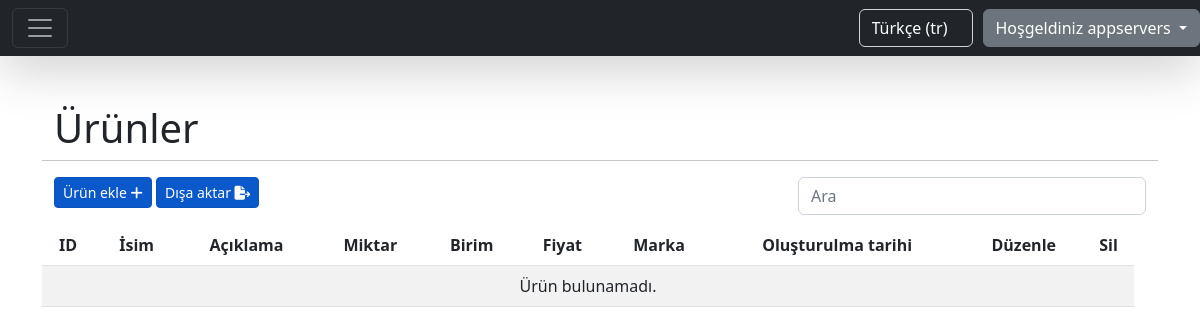
Page /tr/products/ (signed in) on the earlier database version.
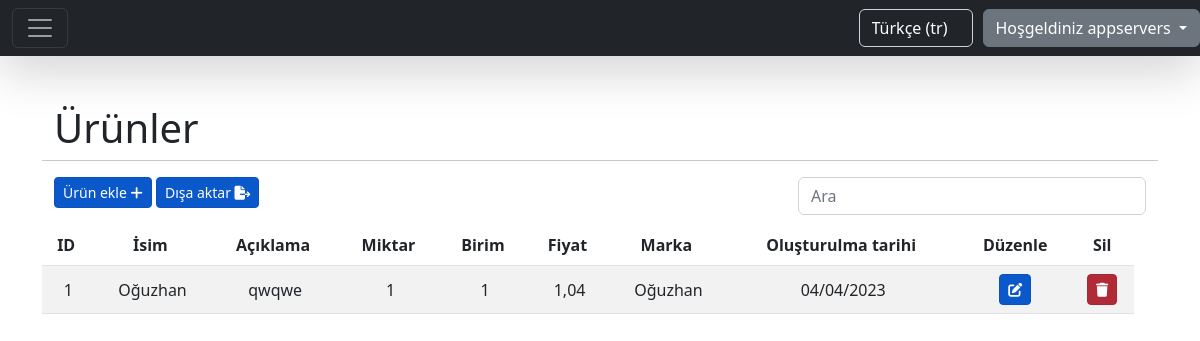
Same page on the later database version.
### brand/models.py (models this page shows)
class Brand(models.Model):
    name = models.CharField(max_length=30)
    category = models.ForeignKey(Category, on_delete=models.CASCADE, related_name='categories')
    supplier = models.ForeignKey(Supplier, on_delete=models.CASCADE, related_name='suppliers')
    company = models.ForeignKey(CompanyUser, on_delete=models.CASCADE, related_name='brands')
    created = models.DateField(auto_now_add=True)
    def __str__(self):
        return self.name

### product/models.py (models this page shows, shortened)
class Product(models.Model):
    name = models.CharField(max_length=30)
    description = models.CharField(max_length=100)
    amount = models.IntegerField()
    unit = models.CharField(max_length=20)
    price = models.DecimalField(max_digits=10, decimal_places=2)
    brand = models.ForeignKey(Brand, on_delete=models.CASCADE, related_name='brands')
    company = models.ForeignKey(CompanyUser, on_delete=models.CASCADE, related_name='products')
    created = models.DateField(auto_now_add=True)

### product/views.py (the view, shortened to what this page needs)
# urls.py: path('products/', views.ProductListView.as_view(), name='products.list'),
class ProductListView(LoginRequiredMixin, ListView):
    model = Product
    template_name = 'table_template.html'
    context_object_name = 'table_data'
    extra_context = {
        'header_data': [
            {'id': 'id', 'header': 'ID'},
            {'id': 'name', 'header': _('label:name')},
            {'id': 'description', 'header': _('label:description')},
            {'id': 'amount', 'header': _('label:amount')},
            {'id': 'unit', 'header': _('label:unit')},
            {'id': 'price', 'header': _('label:price')},
            {'id': 'brand', 'header': _('label:brand_name')},
            {'id': 'created', 'header': _('label:created_date')},
        ],
        'title': _('label:products'),
        'create_path': 'create/',
        'update_path': 'update/',
        'delete_action': 'product',
        'not_found_text': _('message:no_products_found'),
        'add_new_text': _('label:add_new_product'),
    }
    login_url = settings.LOGIN_URL
    def get_queryset(self):
        query, order_by, value = queryParser.queryParser(self, 'name')
        return self.request.user.products.all().order_by(order_by)
    def get_context_data(self, **kwargs):
        context = super(ProductListView, self).get_context_data(**kwargs)
        new_context = dict()
        for item in context['table_data']:
            new_context[item.id] = {
                'id': item.id,
                'name': item.name,
                'description': item.description,
                'amount': item.amount,
                'unit': item.unit,
                'price': item.price,
                'brand': item.brand,
                'created': date_format(item.created, 'd/m/Y', use_l10n=True)
            }
        context['table_data'] = new_context
        return context

### utils/queryParser.py (called while the page is built)
def queryParser(self, default):
    query = self.request.GET.get('query')
    order_by = self.request.GET.get('order_by')
    value = self.request.GET.get('value')
    if order_by is None or order_by == '':
        order_by = default
    if value is None or value == '':
        value = 'asc'
    if value == 'desc':
        order_by = '-' + order_by
    return query, order_by, value

### static/templates/table_template.html (shortened to what this page needs)
{% extends "base.html" %}
{% load static %}
{% load i18n %}
{% block content %}
    <div class="container">
        <div class="row">
            <div class="col-12" style="text-align: left">
                <h1>{{ title }}</h1>
            </div>
            <hr/>
        </div>
        <div class="row">
            <div class="col-8" style="text-align: left">
                <a href="{{ request.path }}{{ create_path }}" class="btn btn-primary btn-sm active" role="button"
                   aria-pressed="true">{{ add_new_text }}
                    <i class="fas fa-plus"></i>
                </a>
                <a onclick="exportTable()" class="btn btn-primary btn-sm active"
                   role="button"
                   aria-pressed="true">{% trans 'label:export_button' %}
                    <i class="fas fa-file-export"></i>
                </a>
            </div>
            <div class="col-4" style="text-align: right">
                <form method="get">
                    <input type="search" class="form-control rounded" placeholder="{% trans 'label:search' %}"
                           aria-label="Search"
                           aria-describedby="search-addon" name="query"/>
                </form>
            </div>
        </div>
        <div class="row">
            <div class="row table-responsive" style="margin-top: 10px">
                <table class="table table-striped" id="tableToExport">
                    <thead>
                    <tr>
                        {% for data in header_data %}
                            <th scope="col">{{ data.header }}&nbsp;
                            </th>
                        {% endfor %}
                        <th scope="col">{% trans 'label:edit_text' %}</th>
                        <th scope="col">{% trans 'label:delete_text' %}</th>
                    </tr>
                    </thead>
                    <tbody>
                    {% for data in table_data.values %}
                        <tr>
                            {% for value in data.values %}
                                <td class="align-middle">{{ value }} </td>
                            {% endfor %}
                            <td class="align-middle">
                                <a href="{{ request.path }}{{ data.id }}/{{ update_path }}"
                                   class="btn btn-primary btn-sm active"
                                   role="button"><i
                                        class="fas fa-edit"></i></a>
                            </td>
                            <td class="align-middle">
                                <form> {% csrf_token %}
                                    <a class="btn btn-danger btn-sm active" role="button"
                                       onclick="deleteAction('{{ delete_action }}' ,{{ data.id }})"><i
                                            class="fas fa-trash"></i></a>
                                </form>
                            </td>
                        </tr>
                    {% empty %}
                        <tr>
                            <td colspan="12" style="text-align: center">{{ not_found_text }}</td>
                        </tr>
                    {% endfor %}
                    </tbody>
                </table>
            </div>
        </div>
    </div>
{% endblock %}

Differences in the rows shown:
now on this page (row edited): Brand: values "1" "1" "1" "04/04/2023", name "Oğuzhan"
now on this page (row edited): Product: values "Oğuzhan" "qwqwe" "1,04"
Other differences:
{{ not_found_text }}: "Ürün bulunamadı." → (not shown)
